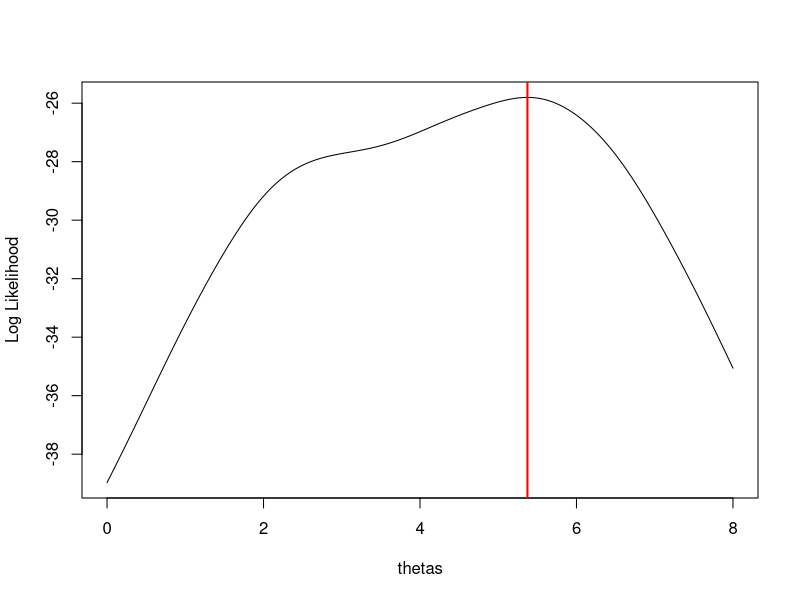
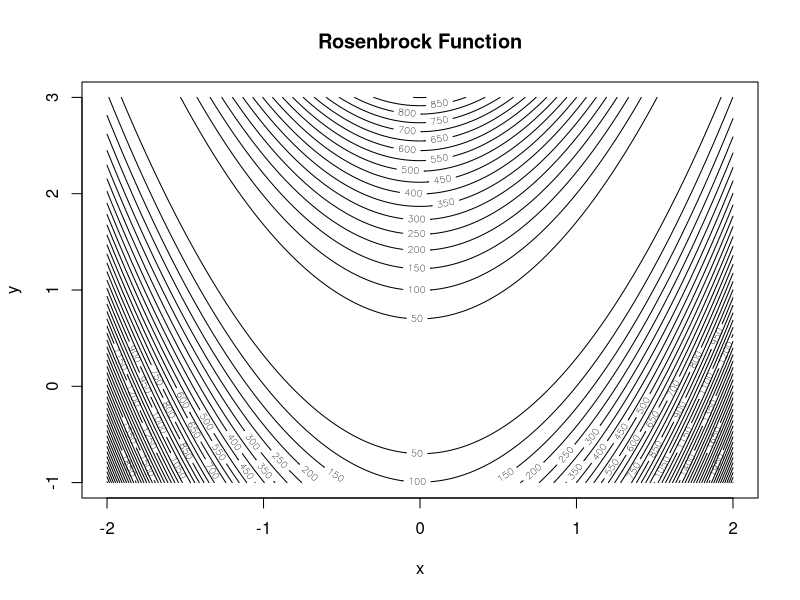

The R source for these figures, in order:
#Q1: Nelder-Mead function in one dimension

nelder_mead <- function(fn, x0, alpha = 1, gamma = 2,
                        rho = 0.5, sigma = 0.5,
                        tol = 1e-8, maxit = 1000)
{
  thetas <- c(x0, x0 + 1)
  iter <- 1
  continue <- TRUE
  
  while(continue)
  {
    # Step 1: order vertices
    fvals <- sapply(thetas, fn)
    ord <- order(fvals)
    
    theta1 <- thetas[ord[1]]
    theta2 <- thetas[ord[2]]
    
    f1 <- fvals[ord[1]]
    f2 <- fvals[ord[2]]
    
    # Step 2: centroid
    c <- theta1
    
    # Step 3: reflection
    theta_r <- c + alpha*(c - theta2)
    # Step 3(b)
    
    if(fn(theta_r) < f1){
      # expansion
      theta_e <- c + gamma*(theta_r - c)
      
      if(fn(theta_e) < fn(theta_r))
        theta2 <- theta_e
      else
        theta2 <- theta_r
    }
    else{
      # contraction
      theta_c <- c + rho*(theta_r - c)
      if(fn(theta_c) < f2)
        theta2 <- theta_c
      else
        # shrink
        theta2 <- theta1 + sigma*(theta2 - theta1)
    }
    
    #Update simplex
    thetas <- c(theta1, theta2)
    
    # stopping rule
    if(abs(thetas[2] - thetas[1]) < tol) continue <- FALSE
    if(iter > maxit) continue <- FALSE
    
    iter <- iter + 1
  }
  
  return(list(theta_hat = thetas[1],
              f_min = fn(thetas[1]),
              iterations = iter))
}

#Q2: Nelder-Mead for d dimension
nelder_mead_d <- function(fn, x0, alpha = 1, gamma = 2,
                        rho = 0.5, sigma = 0.5,
                        tol = 1e-8, maxit = 1000)
{
  
  d <- length(x0)
  
  # initial simplex (d+1 vertices)
  simplex <- rbind(x0, matrix(x0, nrow=d, ncol=d, byrow=TRUE) + diag(d))
  
  iter <- 1
  continue <- TRUE
  
  while(continue){
    fn <- function(z){
      x <- z[1]
      y <- z[2]
      (1-x)^2 + (y-1)^2
    }
    
    fvals <- apply(simplex,1,fn)
    ord <- order(fvals)
    simplex <- simplex[ord, ]
    fvals <- fvals[ord]
    
    theta_best <- simplex[1, ]
    theta_worst <- simplex[d+1, ]
    
    
    # centroid of best d points
    c <- colMeans(simplex[1:d, ])
    
    # reflection
    theta_r <- c + alpha*(c - theta_worst)
    
    #3
    if(fn(theta_r) >= fvals[1] && fn(theta_r) < fvals[d]) {
      simplex[d+1, ] <- theta_r
    } else if(fn(theta_r) < fvals[1]) {
      
      theta_e <- c + gamma*(theta_r - c) #expansion
      
      if(fn(theta_e) < fn(theta_r))
        simplex[d+1, ] <- theta_e
      else
        simplex[d+1, ] <- theta_r
      
    } else {
      
      theta_c <- c + rho*(theta_r - c) #contraction
      
      if(fn(theta_c) < fvals[d+1])
        simplex[d+1, ] <- theta_c
      else
        for(i in 2:(d+1))
          simplex[i, ] <- simplex[1, ] +
            sigma*(simplex[i, ] - simplex[1, ]) #shrink
    }
    # stopping rule
    if(max(abs(simplex[1,]-simplex[d+1,])) < tol) continue <- FALSE
    if(iter > maxit) continue <- FALSE
    iter <- iter + 1
  }
  
  list(par = simplex[1, ],
       value = fn(simplex[1, ]),
       iterations = iter)
}


#Q3: Test function for (x-3)^2
 f <- function(x){
     (x - 3)^2
   }
 x0 <- -3
 nelder_mead(f,x0)
 
 #Q4: Find the MLE of Cauchy distribution
 set.seed(3)
 n <- 10
 theta <- 5
 x <- rcauchy(n = n, location = theta)
 # let's plot the likelihood function
 thetas <- seq(0, 8, length = 1e3)
 log.like <- sapply(thetas, function(t)
   sum(dcauchy(x, location = t, log = TRUE)) )
 plot(thetas, log.like, type = 'l', ylab = "Log Likelihood")
 neg_log.like <- function(t){
   -sum(dcauchy(x, location = t, log = TRUE))
 }
 
 theta_mle <- nelder_mead(neg_log.like, x0 = median(x))$theta_hat
 abline(v = theta_mle, col = "red", lwd = 2)

#Q5: OPTIM Function

optim(-2, f, method = "Nelder-Mead", control = list(maxit = 100000, reltol = 1e-36))

optim(2,neg_log.like, control = list(maxit = 100000, reltol = 1e-36))


#Q6: Rosenbrock

rosenbrock <- function(x, y){
  (1 - x)^2 + 100*(y - x^2)^2
}
x <- seq(-2, 2, length = 200)
y <- seq(-1, 3, length = 200)
# evaluate rosenbrock on these grid of values
z <- outer(x, y, rosenbrock)
# contours of the function
contour(x, y, z,
        nlevels = 40,
        xlab = "x",
        ylab = "y",
        main = "Rosenbrock Function")
## Nelder-Mead compatible function
rosenbrock <- function(z)
{
  x <- z[1]
  y <- z[2]
  (1 - x)^2 + 100*(y - x^2)^2
}

# Q7: Minimum for Rosenbrock
result <- nelder_mead_d(rosenbrock, x0 = c(-1,2))
result
